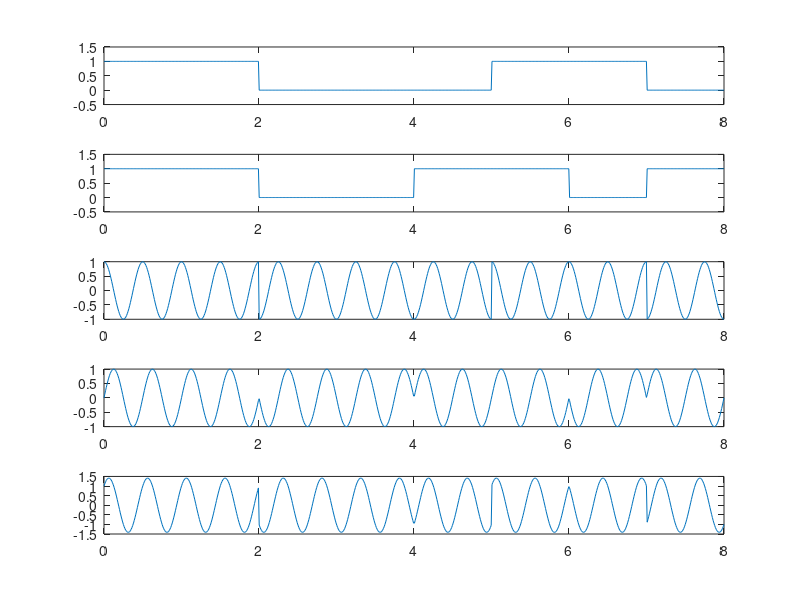
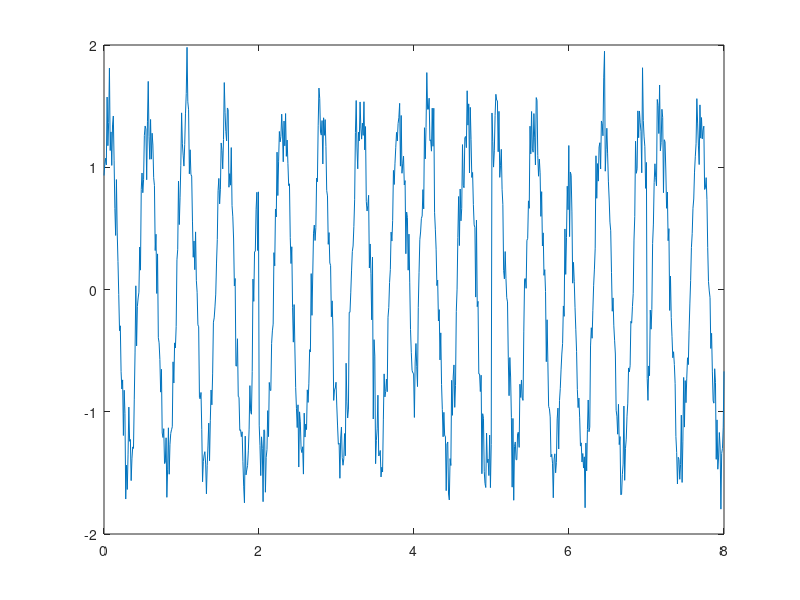

These figures' MATLAB source, in order:
%QPSK modulation demo
N = 16;
fc = 2;
bk = rand(1,N)>0.5;
bkup = bk(1:2:N);
bkdown = bk(2:2:N);
t = linspace(0,N/2,N/2*100);
ctup = cos(2*pi*fc*t);
ctdown = cos(2*pi*fc*t-pi/2);
bkkup = kron(bkup, ones(1,100));
bkkdown = kron(bkdown, ones(1,100));
outup = (2*bkkup-1).*ctup;  % make bipolar output for both branches
outdown = (2*bkkdown-1).*ctdown;
qpsk = outup + outdown;
noise = 0.2*randn(1,N/2*100);
recived = qpsk + noise;
clf
figure(1);
subplot(5,1,1);
plot(t, bkkup); axis([0 N/2 -0.5 1.5]);
subplot(5,1,2); 
plot(t, bkkdown); axis([0 N/2 -0.5 1.5]);
subplot(5,1,3);
plot(t, outup);
subplot(5,1,4);
plot(t, outdown);
subplot(5,1,5);
plot(t, qpsk);
figure(2)
plot(t,recived);
